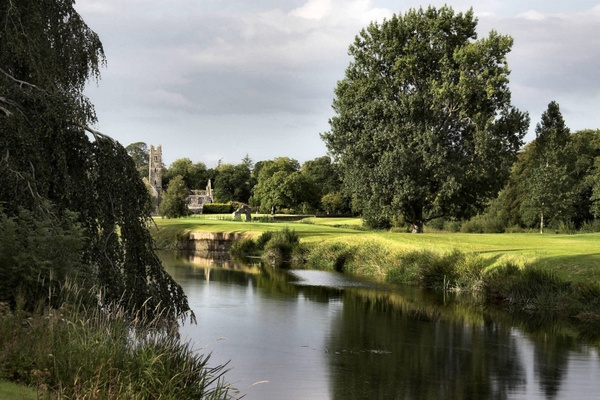
#> input picture nature.png, 600 x 400 px
$ jupyter execute Untitled.ipynb
#> lines starting #> are read from the running program, lines starting #| are printed output that depends on the picture
[cell 1]
# Import functions and libraries
import numpy as np
import sys
np.set_printoptions(threshold=sys.maxsize)
import matplotlib.pyplot as plt
import scipy
import cv2

from numpy import pi
from numpy import sin
from numpy import zeros
from numpy import r_
from scipy import signal
from scipy import misc
from scipy import fftpack
import math
import matplotlib.pylab as pylab
np.set_printoptions(precision=3)
np.set_printoptions(suppress=True)

DEBUG = False
# Reading Image
im = cv2.imread("nature.png",1)
#> im is the input picture: shape (400, 600, 3); mean B, G, R 88.2, 104.9, 103.4

# Splitting into Red, Green, Blue channel
b,g,r= cv2.split(im)
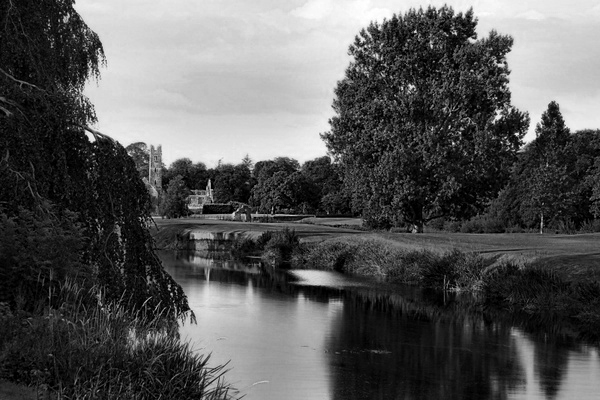
#> b: shape (400, 600); min 0, max 255, mean 88.2
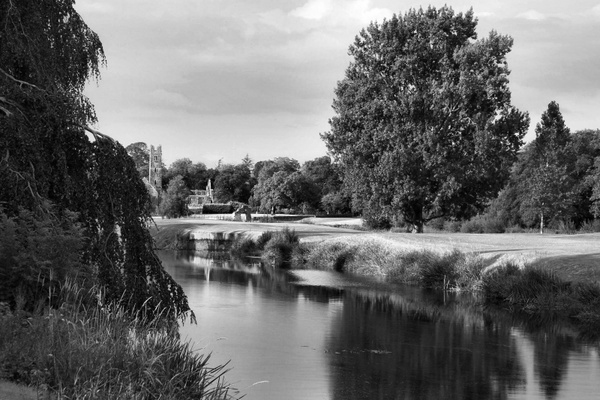
#> g: shape (400, 600); min 0, max 255, mean 104.9


def dct2(a):
    x =  scipy.fftpack.dct( scipy.fftpack.dct( a, axis=0, norm='ortho' ), axis=1, norm='ortho' )
    return x

imsize = r.shape
#> (the rest of the program and of its run is left out)
